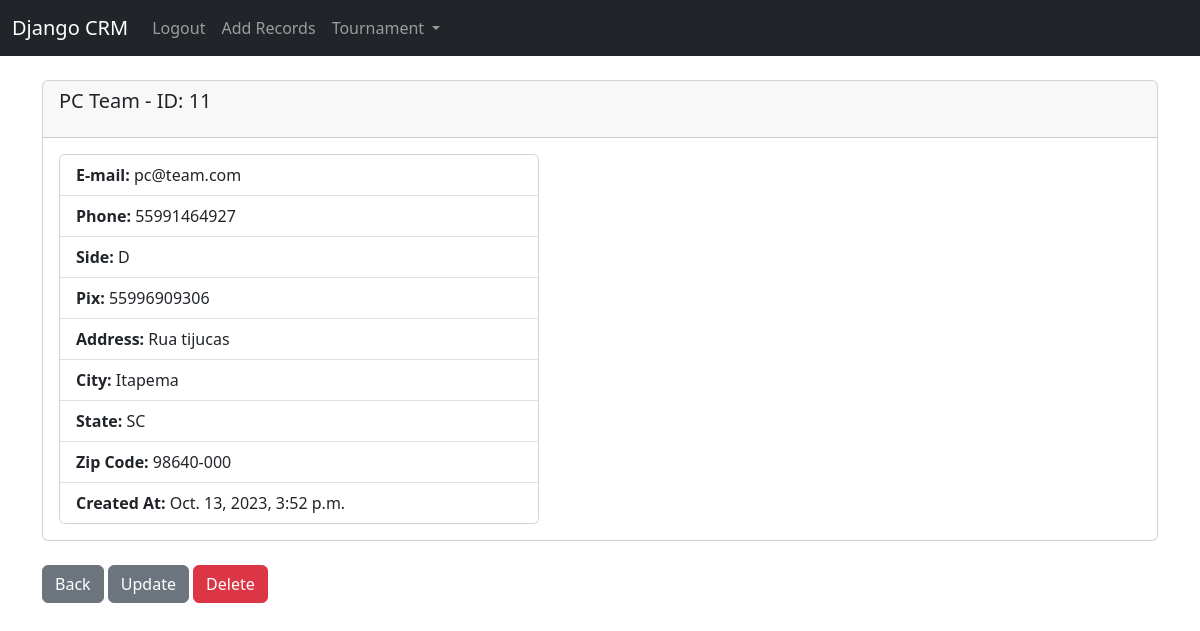
/record/11 (signed in), run on an earlier commit of the app's database.
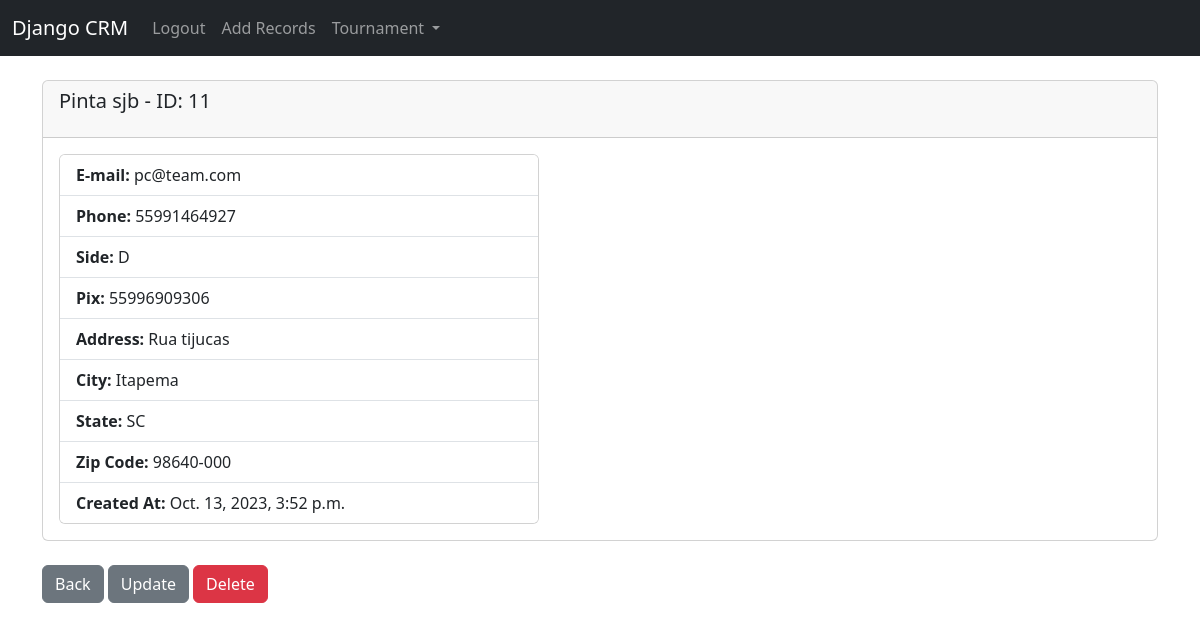
And on a later commit of the database.
### website/models.py (models this page shows, shortened)
class Record(models.Model):
    created_at = models.DateTimeField(auto_now_add=True)
    first_name = models.CharField(max_length=50)
    last_name = models.CharField(max_length=50)
    email = models.CharField(max_length=100)
    phone = models.CharField(max_length=11)
    side = models.CharField(max_length=1, default='D',
                            choices=[('D', 'D'), ('E', 'E')])
    pix = models.CharField(max_length=50)
    address = models.CharField(max_length=100)
    city = models.CharField(max_length=50)
    state = models.CharField(max_length=50)
    zipcode = models.CharField(max_length=15)

### website/views.py (the view)
# urls.py: path('record/<int:pk>', views.customer_record, name='record'),
def customer_record(request, pk):
    if request.user.is_authenticated:
        customer_record = Record.objects.get(id=pk)
        return render(request, 'record.html', {'customer_record': customer_record})
    else:
        messages.error(request, "You must be logged in to views that page")
        return redirect('home')

### website/templates/record.html (shortened to what this page needs)
{% extends 'base.html' %}
{% block content %}
<div class="card">
    <h5 class="card-header">{{customer_record.first_name}} {{customer_record.last_name}} - ID: {{customer_record.id}}
    </h5>
    <div class="card-body">
        <div class="card" style="width: 30rem;">
            <ul class="list-group list-group-flush">
                <li class="list-group-item"><strong> E-mail: </strong> {{customer_record.email}}</li>
                <li class="list-group-item"><strong> Phone: </strong>{{customer_record.phone}}</li>
                <li class="list-group-item"><strong> Side: </strong>{{customer_record.side}}</li>
                <li class="list-group-item"><strong> Pix: </strong>{{customer_record.pix}}</li>
                <li class="list-group-item"><strong> Address: </strong>{{customer_record.address}}</li>
                <li class="list-group-item"><strong> City: </strong>{{customer_record.city}}</li>
                <li class="list-group-item"><strong> State: </strong>{{customer_record.state}}</li>
                <li class="list-group-item"><strong> Zip Code: </strong>{{customer_record.zipcode}}</li>
                <li class="list-group-item"><strong> Created At: </strong>{{customer_record.created_at}}</li>
            </ul>
        </div>
    </div>
</div>
<br />
<a href="{% url 'home' %}" class="btn btn-secondary">Back</a>
<a href="{% url 'update_record' customer_record.id %}" class="btn btn-secondary">Update</a>
<a href="{% url 'delete_record' customer_record.id %}" class="btn btn-danger">Delete</a>
{% endblock %}

What changed in the data, as far as the page shows it:
changed Record "pc@team.com": first_name "PC" → "Pinta"; last_name "Team" → "sjb"
